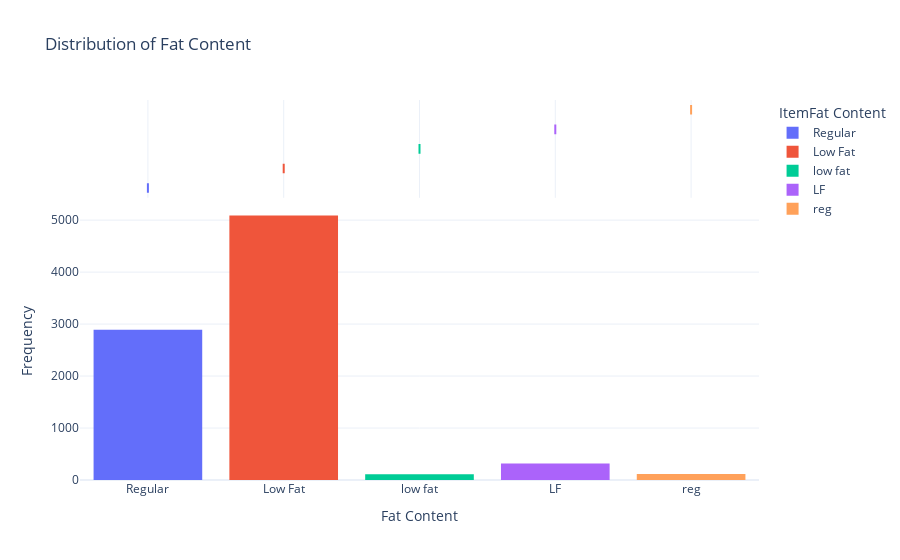

Notebook source saved alongside this figure:
### Code cell
import plotly.express as px

# Plot distribution of fat content with multi-color
fig = px.histogram(
    df, 
    x=' ItemFat Content', 
    nbins=30, 
    marginal="violin", 
    title="Distribution of Fat Content",
    color=' ItemFat Content',  # Use ItemFat Content for color differentiation
    color_discrete_sequence=px.colors.qualitative.Plotly  # Use a qualitative color palette
)

# Update layout
fig.update_layout(
    xaxis_title='Fat Content',
    yaxis_title='Frequency',
    template='plotly_white',
    barmode='overlay',  # Overlay bars for better visibility
)

# Show the plot
fig.show()

### Figure 1 — Plotly figure (JSON) as saved in the notebook; plotly's stock layout.template omitted (floating-point values rounded to 4 significant figures; data arrays with more than 128 entries replaced by an {"elided": "..."} marker saying what was removed)
{"data": [{"alignmentgroup": "True", "bingroup": "x", "hovertemplate": " ItemFat Content=%{x}<br>count=%{y}<extra></extra>", "legendgroup": "Regular", "marker": {"color": "#636EFA", "pattern": {"shape": ""}}, "name": "Regular", "nbinsx": 30, "offsetgroup": "Regular", "orientation": "v", "showlegend": true, "type": "histogram", "x": {"elided": "2889 str values"}, "xaxis": "x", "yaxis": "y"}, {"alignmentgroup": "True", "hovertemplate": " ItemFat Content=%{x}<extra></extra>", "legendgroup": "Regular", "marker": {"color": "#636EFA"}, "name": "Regular", "offsetgroup": "Regular", "scalegroup": "x", "showlegend": false, "type": "violin", "x": {"elided": "2889 str values"}, "xaxis": "x2", "yaxis": "y2"}, {"alignmentgroup": "True", "bingroup": "x", "hovertemplate": " ItemFat Content=%{x}<br>count=%{y}<extra></extra>", "legendgroup": "Low Fat", "marker": {"color": "#EF553B", "pattern": {"shape": ""}}, "name": "Low Fat", "nbinsx": 30, "offsetgroup": "Low Fat", "orientation": "v", "showlegend": true, "type": "histogram", "x": {"elided": "5089 str values"}, "xaxis": "x", "yaxis": "y"}, {"alignmentgroup": "True", "hovertemplate": " ItemFat Content=%{x}<extra></extra>", "legendgroup": "Low Fat", "marker": {"color": "#EF553B"}, "name": "Low Fat", "offsetgroup": "Low Fat", "scalegroup": "x", "showlegend": false, "type": "violin", "x": {"elided": "5089 str values"}, "xaxis": "x2", "yaxis": "y2"}, {"alignmentgroup": "True", "bingroup": "x", "hovertemplate": " ItemFat Content=%{x}<br>count=%{y}<extra></extra>", "legendgroup": "low fat", "marker": {"color": "#00CC96", "pattern": {"shape": ""}}, "name": "low fat", "nbinsx": 30, "offsetgroup": "low fat", "orientation": "v", "showlegend": true, "type": "histogram", "x": ["low fat", "low fat", "low fat", "low fat", "low fat", "low fat", "low fat", "low fat", "low fat", "low fat", "low fat", "low fat", "low fat", "low fat", "low fat", "low fat", "low fat", "low fat", "low fat", "low fat", "low fat", "low fat", "low fat", "low fat", "low fat", "low fat", "low fat", "low fat", "low fat", "low fat", "low fat", "low fat", "low fat", "low fat", "low fat", "low fat", "low fat", "low fat", "low fat", "low fat", "low fat", "low fat", "low fat", "low fat", "low fat", "low fat", "low fat", "low fat", "low fat", "low fat", "low fat", "low fat", "low fat", "low fat", "low fat", "low fat", "low fat", "low fat", "low fat", "low fat", "low fat", "low fat", "low fat", "low fat", "low fat", "low fat", "low fat", "low fat", "low fat", "low fat", "low fat", "low fat", "low fat", "low fat", "low fat", "low fat", "low fat", "low fat", "low fat", "low fat", "low fat", "low fat", "low fat", "low fat", "low fat", "low fat", "low fat", "low fat", "low fat", "low fat", "low fat", "low fat", "low fat", "low fat", "low fat", "low fat", "low fat", "low fat", "low fat", "low fat", "low fat", "low fat", "low fat", "low fat", "low fat", "low fat", "low fat", "low fat", "low fat", "low fat", "low fat", "low fat"], "xaxis": "x", "yaxis": "y"}, {"alignmentgroup": "True", "hovertemplate": " ItemFat Content=%{x}<extra></extra>", "legendgroup": "low fat", "marker": {"color": "#00CC96"}, "name": "low fat", "offsetgroup": "low fat", "scalegroup": "x", "showlegend": false, "type": "violin", "x": ["low fat", "low fat", "low fat", "low fat", "low fat", "low fat", "low fat", "low fat", "low fat", "low fat", "low fat", "low fat", "low fat", "low fat", "low fat", "low fat", "low fat", "low fat", "low fat", "low fat", "low fat", "low fat", "low fat", "low fat", "low fat", "low fat", "low fat", "low fat", "low fat", "low fat", "low fat", "low fat", "low fat", "low fat", "low fat", "low fat", "low fat", "low fat", "low fat", "low fat", "low fat", "low fat", "low fat", "low fat", "low fat", "low fat", "low fat", "low fat", "low fat", "low fat", "low fat", "low fat", "low fat", "low fat", "low fat", "low fat", "low fat", "low fat", "low fat", "low fat", "low fat", "low fat", "low fat", "low fat", "low fat", "low fat", "low fat", "low fat", "low fat", "low fat", "low fat", "low fat", "low fat", "low fat", "low fat", "low fat", "low fat", "low fat", "low fat", "low fat", "low fat", "low fat", "low fat", "low fat", "low fat", "low fat", "low fat", "low fat", "low fat", "low fat", "low fat", "low fat", "low fat", "low fat", "low fat", "low fat", "low fat", "low fat", "low fat", "low fat", "low fat", "low fat", "low fat", "low fat", "low fat", "low fat", "low fat", "low fat", "low fat", "low fat", "low fat", "low fat"], "xaxis": "x2", "yaxis": "y2"}, {"alignmentgroup": "True", "bingroup": "x", "hovertemplate": " ItemFat Content=%{x}<br>count=%{y}<extra></extra>", "legendgroup": "LF", "marker": {"color": "#AB63FA", "pattern": {"shape": ""}}, "name": "LF", "nbinsx": 30, "offsetgroup": "LF", "orientation": "v", "showlegend": true, "type": "histogram", "x": {"elided": "316 str values"}, "xaxis": "x", "yaxis": "y"}, {"alignmentgroup": "True", "hovertemplate": " ItemFat Content=%{x}<extra></extra>", "legendgroup": "LF", "marker": {"color": "#AB63FA"}, "name": "LF", "offsetgroup": "LF", "scalegroup": "x", "showlegend": false, "type": "violin", "x": {"elided": "316 str values"}, "xaxis": "x2", "yaxis": "y2"}, {"alignmentgroup": "True", "bingroup": "x", "hovertemplate": " ItemFat Content=%{x}<br>count=%{y}<extra></extra>", "legendgroup": "reg", "marker": {"color": "#FFA15A", "pattern": {"shape": ""}}, "name": "reg", "nbinsx": 30, "offsetgroup": "reg", "orientation": "v", "showlegend": true, "type": "histogram", "x": ["reg", "reg", "reg", "reg", "reg", "reg", "reg", "reg", "reg", "reg", "reg", "reg", "reg", "reg", "reg", "reg", "reg", "reg", "reg", "reg", "reg", "reg", "reg", "reg", "reg", "reg", "reg", "reg", "reg", "reg", "reg", "reg", "reg", "reg", "reg", "reg", "reg", "reg", "reg", "reg", "reg", "reg", "reg", "reg", "reg", "reg", "reg", "reg", "reg", "reg", "reg", "reg", "reg", "reg", "reg", "reg", "reg", "reg", "reg", "reg", "reg", "reg", "reg", "reg", "reg", "reg", "reg", "reg", "reg", "reg", "reg", "reg", "reg", "reg", "reg", "reg", "reg", "reg", "reg", "reg", "reg", "reg", "reg", "reg", "reg", "reg", "reg", "reg", "reg", "reg", "reg", "reg", "reg", "reg", "reg", "reg", "reg", "reg", "reg", "reg", "reg", "reg", "reg", "reg", "reg", "reg", "reg", "reg", "reg", "reg", "reg", "reg", "reg", "reg", "reg", "reg", "reg"], "xaxis": "x", "yaxis": "y"}, {"alignmentgroup": "True", "hovertemplate": " ItemFat Content=%{x}<extra></extra>", "legendgroup": "reg", "marker": {"color": "#FFA15A"}, "name": "reg", "offsetgroup": "reg", "scalegroup": "x", "showlegend": false, "type": "violin", "x": ["reg", "reg", "reg", "reg", "reg", "reg", "reg", "reg", "reg", "reg", "reg", "reg", "reg", "reg", "reg", "reg", "reg", "reg", "reg", "reg", "reg", "reg", "reg", "reg", "reg", "reg", "reg", "reg", "reg", "reg", "reg", "reg", "reg", "reg", "reg", "reg", "reg", "reg", "reg", "reg", "reg", "reg", "reg", "reg", "reg", "reg", "reg", "reg", "reg", "reg", "reg", "reg", "reg", "reg", "reg", "reg", "reg", "reg", "reg", "reg", "reg", "reg", "reg", "reg", "reg", "reg", "reg", "reg", "reg", "reg", "reg", "reg", "reg", "reg", "reg", "reg", "reg", "reg", "reg", "reg", "reg", "reg", "reg", "reg", "reg", "reg", "reg", "reg", "reg", "reg", "reg", "reg", "reg", "reg", "reg", "reg", "reg", "reg", "reg", "reg", "reg", "reg", "reg", "reg", "reg", "reg", "reg", "reg", "reg", "reg", "reg", "reg", "reg", "reg", "reg", "reg", "reg"], "xaxis": "x2", "yaxis": "y2"}], "layout": {"barmode": "overlay", "legend": {"title": {"text": " ItemFat Content"}, "tracegroupgap": 0}, "title": {"text": "Distribution of Fat Content"}, "xaxis": {"anchor": "y", "categoryarray": ["Regular", "Low Fat", "low fat", "LF", "reg"], "categoryorder": "array", "domain": [0, 1], "title": {"text": "Fat Content"}}, "xaxis2": {"anchor": "y2", "domain": [0, 1], "matches": "x", "showgrid": true, "showticklabels": false}, "yaxis": {"anchor": "x", "domain": [0, 0.7326], "title": {"text": "Frequency"}}, "yaxis2": {"anchor": "x2", "domain": [0.7426, 1], "matches": "y2", "showgrid": false, "showline": false, "showticklabels": false, "ticks": ""}}}
